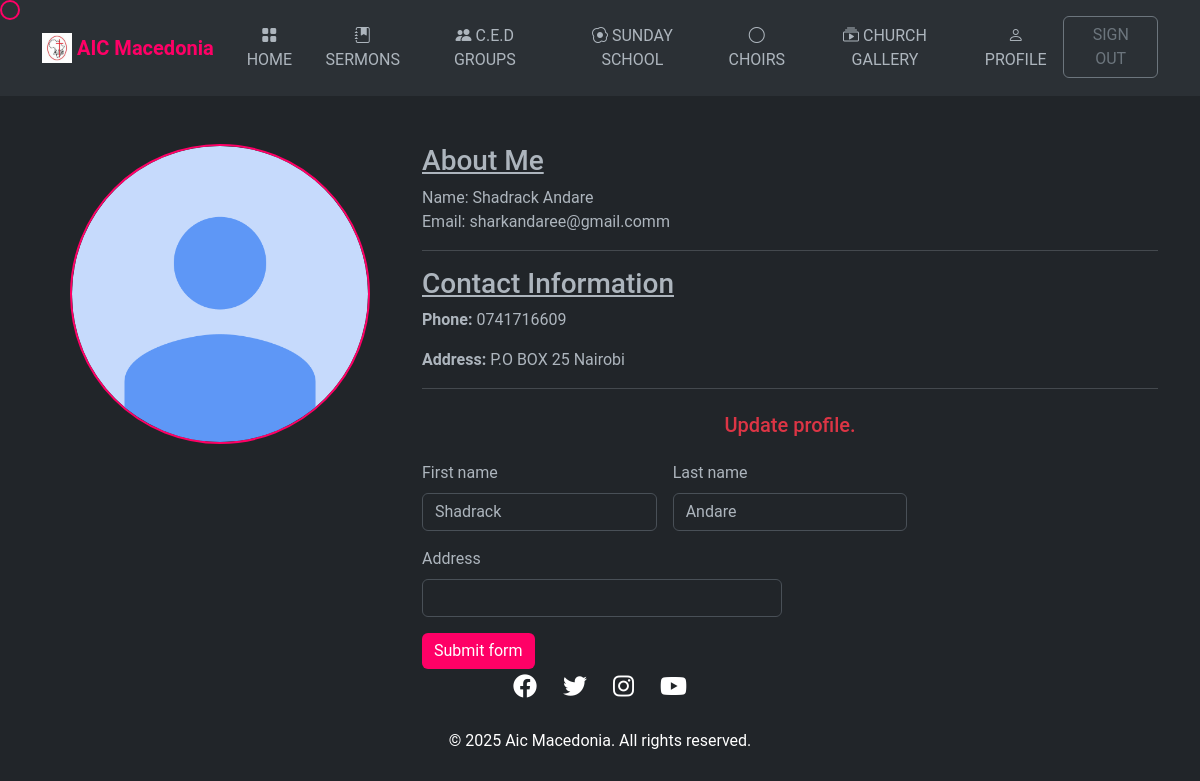
Page /profile/16/ (signed in) on the committed database.
### member/models.py (models this page shows, shortened)
class Member(AbstractBaseUser, PermissionsMixin):
    first_name = models.CharField(max_length=255)
    second_name = models.CharField(max_length=255)
    email = models.EmailField(unique=True, max_length=255)
    phone_number = models.IntegerField()
    created_on = models.DateTimeField(auto_now_add=True)
    last_login = models.DateField(auto_now=True)
    profile_pic = models.ImageField(blank=True, upload_to='personal_profile_images', null=True, default='static/img/user.png')
    address = models.CharField(blank=True, null=True, max_length=255, default='Jamcity')
    is_active = models.BooleanField(default=True)
    is_admin = models.BooleanField(default=False)
    is_superadmin = models.BooleanField(default=False)
    is_staff = models.BooleanField(default=False)
    objects = MemberUserManager()
    USERNAME_FIELD = 'email'
    REQUIRED_FIELDS = ['first_name', 'second_name', 'phone_number', 'address']

### member/views.py (the view, shortened to what this page needs)
# urls.py: path("profile/<int:pk>/", Profile.as_view(), name="Profile"),
class Profile(View):
        def get(self, request, pk):
            if request.user.is_authenticated:
                user = Member.objects.get(id=pk)
                context = {
                    'user': user,
                }
                return render(request, 'member/profile.html', context=context)
            else:
                return redirect(to='login')

### member/templates/member/profile.html (shortened to what this page needs)
{% extends 'member/base.html' %}
{% load static %}
{% block content %}
<div class="container mt-5">
  <div class="row justify-content-center">
    <div class="col-md-4 text-center">
      <div class="profile-image">
        <img src="{{ user.profile_pic.url }}" class="img-fluid" alt="Profile Picture">
      </div>
    </div>
    <div class="col-md-8">
      <h3 class="text-decoration-underline">About Me</h3>
      <p>Name: {{ user.first_name }} {{ user.second_name }} <br>Email: {{ user.email }}</p>
      <hr>
      <h3 class="text-decoration-underline">Contact Information</h3>
      <p><strong>Phone:</strong> 0{{ user.phone_number }}</p>
      <p><strong>Address:</strong> {{ user.address }}</p>
      <hr>
      <form class="row g-3 needs-validation" validate method="post">
        <h5 class="text-center pt-2 text-danger underlined">Update profile.</h5>
        <div class="col-md-4">
          <label for="validationCustom01" class="form-label">First name</label>
          <input type="text" class="form-control" id="validationCustom01" value="{{ user.first_name }}" required
            name="first_name" readonly>
        </div>
        <div class="col-md-4">
          <label for="validationCustom02" class="form-label">Last name</label>
          <input type="text" class="form-control" id="validationCustom02" value="{{ user.second_name }}" required
            readonly>
        </div>
        <div class="col-md-6">
          <label for="validationCustom03" class="form-label">Address</label>
          <input type="text" class="form-control" id="validationCustom03" required name="address">
        </div>
        <div class="col-12">
          <button class="btn btn-primary" type="submit">Submit form</button>
        </div>
      </form>
    </div>
  </div>
</div>
{% endblock content %}

### static/css/styles.css (style rules this page uses)
:root { --primary-color: #ff0066; --secondary-color: #ff4d4d; --hover-bg: rgba(255, 0, 102, 0.1); --tertiary-color: #2cfc02b4; }
.profile-image img { width: 300px; height: 300px; object-fit: cover; border: 2px solid var(--primary-color); border-radius: 50%; box-shadow: 0 0 20px (177, 5, 5, 0.027); }
.btn-primary { background-color: var(--primary-color); border-color: var(--primary-color); transition: all 0.3s ease; }
body { font-family: "Roboto", sans-serif; cursor: none; }
.btn-primary { background-color: var(--primary-color); border-color: var(--primary-color); transition: all 0.3s ease; position: relative; overflow: hidden; z-index: 1; border: none; }
.btn-primary::before { content: ""; position: absolute; top: 0; left: -100%; width: 100%; height: 100%; background-color: var(--tertiary-color); transition: left 0.5s ease; z-index: -1; border: none; }

### rows in the picture
Member: profile_pic (placeholder picture), first_name "Shadrack", second_name "Andare", email "sharkandaree@gmail.comm", phone_number "741716609", address "P.O BOX 25 Nairobi"
